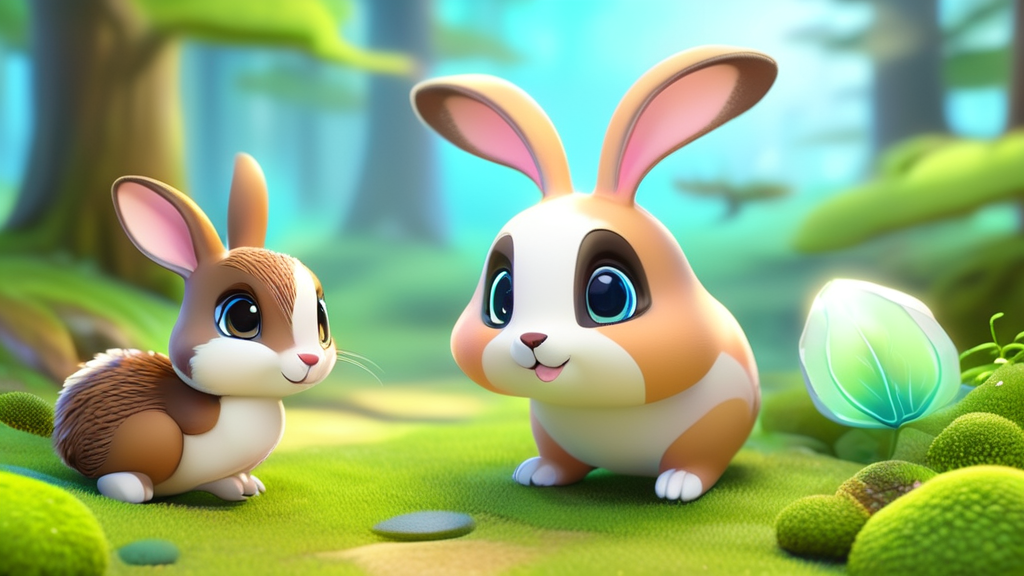
#> input picture assets/reference/storybook-look.png, 1024 x 576 px
$ python -i artwork.py   (imports and definitions only)
#> lines starting #> are read from the running program, lines starting #| are printed output that depends on the picture
"""Compose song-specific artwork from two freshly generated cinematic scenes.

The SSD-1B image job supplies a separate background and thumbnail source.
"""
from pathlib import Path
import re
from PIL import Image, ImageDraw, ImageEnhance, ImageFont, ImageOps

ASSETS = Path(__file__).resolve().parent / 'assets' / 'artwork'
MOODS = {
    'romance': ('#ffdf96', 'HINDI LOVE SONG', 'TERE SAATH'),
    'heartbreak': ('#c4dcff', 'HINDI SAD SONG', 'ADHURI BAATEIN'),
    'healing': ('#ffe4a1', 'HINDI SOULFUL SONG', 'NAYI SUBAH'),
}


# [45 lines left out: functions visual_mood, font, hook_text, brighten_scene, not called in this run]


def poster_finish(image):
    """Rich, clean album-poster color without grain, distress or monochrome conversion."""
    image = ImageEnhance.Color(image.convert('RGB')).enhance(1.14)
    return ImageEnhance.Contrast(image).enhance(1.04)


def poster_thumbnail(source, song, mood):
    """Export the text-free thumbnail scene without drawing text or overlays."""
    return ImageOps.fit(source.convert('RGB'), (1280, 720), method=Image.Resampling.LANCZOS)


# [28 lines left out: function create_artwork, not called in this run]

>>> from PIL import Image
>>> picture = Image.open('../../assets/reference/storybook-look.png')
#> picture is the input picture: PIL image 1024x576 RGB; mean R, G, B 140.8, 170.5, 118.8
>>> result = poster_finish(picture)
#> in poster_finish, `return ImageEnhance.Contrast(image).enhance(1.04)`:
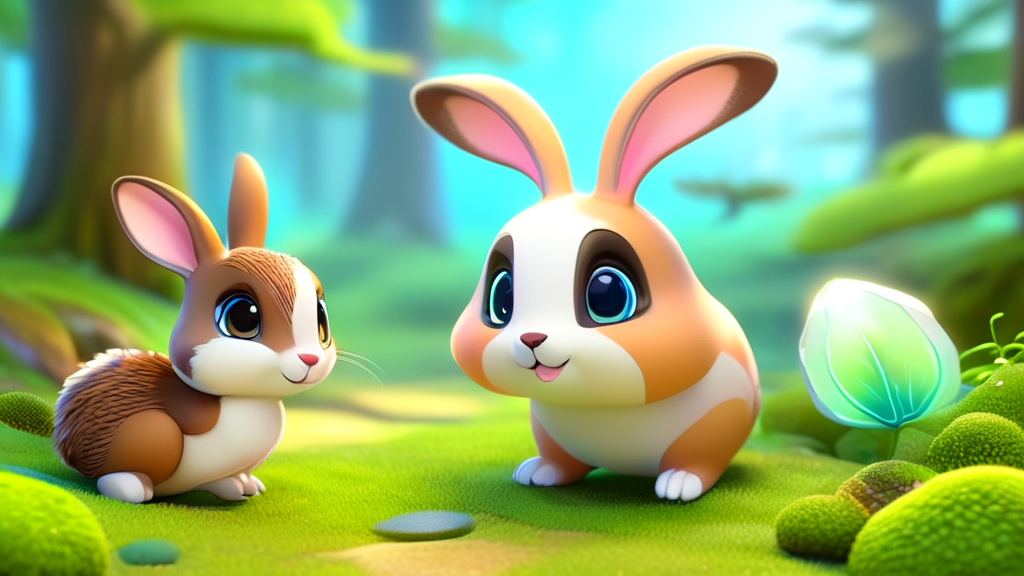
#> returned value: PIL image 1024x576 RGB; mean R, G, B 136.9, 171.8, 111.4
